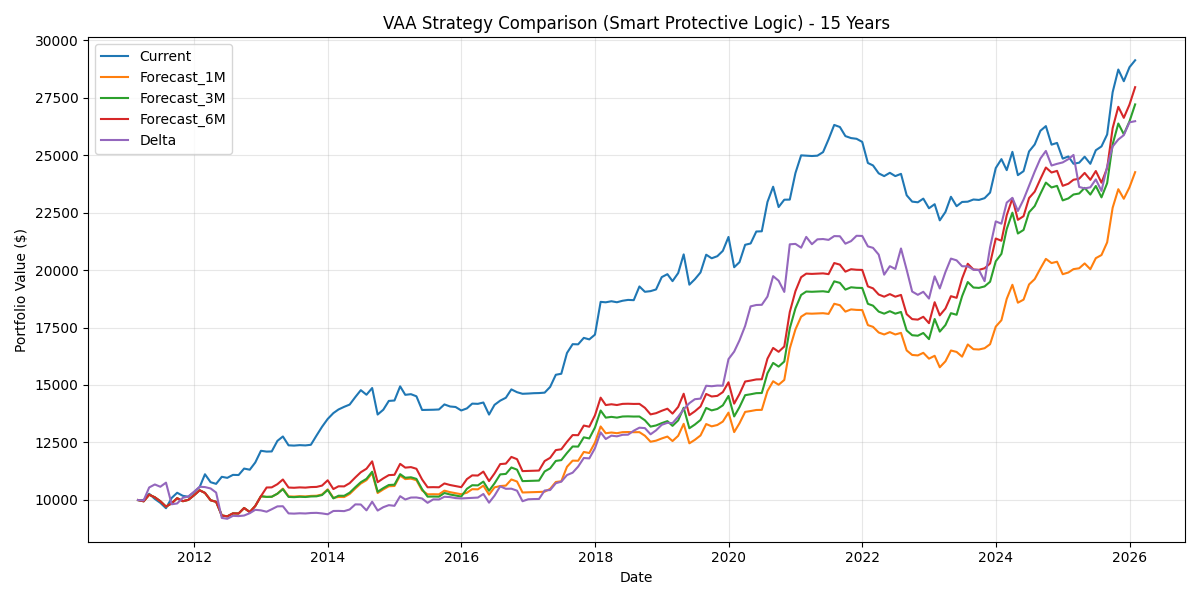

Reproduce this figure in Python.

import pandas as pd
import numpy as np
import matplotlib.pyplot as plt
import yfinance as yf
from datetime import date, timedelta
from dateutil.relativedelta import relativedelta
from data_cache import get_cache
import vaa_agg

def calibrate_ou_and_forecast(series, months=1):
    """
    Calibrates OU parameters and returns the expected value 'months' ahead.
    Uses analytical solution: E[X_{t+T}] = mu + (X_t - mu) * exp(-theta * T)
    """
    if len(series) < 30:
        return series.iloc[-1] # Fallback to current value

    # Regress X_{t+1} on X_t
    x_t = series.values[:-1]
    x_tp1 = series.values[1:]
    
    # Linear regression: x_{t+1} = alpha + beta * x_t
    slope, intercept = np.polyfit(x_t, x_tp1, 1)
    
    # beta = exp(-theta * dt) -> theta = -ln(beta) / dt
    # alpha = mu * (1 - beta) -> mu = alpha / (1 - beta)
    # Assuming dt = 1 day
    
    # Constrain slope to be stable (0 < slope < 1) for mean reversion
    slope = max(min(slope, 0.999), 0.001)
    
    theta = -np.log(slope)
    mu = intercept / (1 - slope)
    
    # Forecast
    current_val = series.iloc[-1]
    T = months * 21 # Trading days
    
    expected_val = mu + (current_val - mu) * np.exp(-theta * T)
    return expected_val

def calculate_momentum_series(hist_data, tickers):
    """
    Calculates the momentum score series for the given tickers using the provided historical data.
    Returns a DataFrame of momentum scores (last 60 days).
    """
    momentum_data = {}
    
    # We need enough data for the longest window (252 days) + buffer for rolling (60 days)
    # Total ~320 days
    recent_data = hist_data.tail(320)
    
    if len(recent_data) < 252:
        return pd.DataFrame()

    for ticker in tickers:
        if ticker not in recent_data.columns:
            continue
            
        prices = recent_data[ticker]
        
        # Calculate rolling returns
        r1 = prices.pct_change(21) * 100
        r3 = prices.pct_change(63) * 100
        r6 = prices.pct_change(126) * 100
        r12 = prices.pct_change(252) * 100
        
        # Weighted momentum
        mom = (r1 * 12) + (r3 * 4) + (r6 * 2) + (r12 * 1)
        momentum_data[ticker] = mom.dropna().tail(60) # Keep last 60 days
        
    return pd.DataFrame(momentum_data)

def select_asset(momentum_df, strategy='current'):
    """
    Selects the best asset from the momentum DataFrame based on the strategy.
    Strategies: 'current', 'forecast_1m', 'forecast_3m', 'forecast_6m', 'delta'
    """
    if momentum_df.empty:
        return None

    if strategy == 'current':
        return momentum_df.iloc[-1].idxmax()
    
    scores = {}
    current_vals = momentum_df.iloc[-1]
    
    for ticker in momentum_df.columns:
        series = momentum_df[ticker]
        
        if strategy == 'forecast_1m':
            scores[ticker] = calibrate_ou_and_forecast(series, months=1)
        elif strategy == 'forecast_3m':
            scores[ticker] = calibrate_ou_and_forecast(series, months=3)
        elif strategy == 'forecast_6m':
            scores[ticker] = calibrate_ou_and_forecast(series, months=6)
        elif strategy == 'delta':
            forecast = calibrate_ou_and_forecast(series, months=1)
            scores[ticker] = forecast - current_vals[ticker]
            
    return pd.Series(scores).idxmax()

def run_backtest():
    print("🚀 Starting Backtest Comparison (With Protective Logic)...")
    
    # Configuration
    agg_tickers = ['SPY', 'EFA', 'EEM', 'AGG']
    prot_tickers = ['LQD', 'IEF', 'SHY']
    all_tickers = list(set(agg_tickers + prot_tickers))
    
    backtest_years = 15
    end_date = pd.Timestamp.today()
    start_date = end_date - pd.DateOffset(years=backtest_years)
    
    # 1. Fetch Data
    print(f"\n📥 Fetching data for {all_tickers} from {start_date.date()}...")
    fetch_start = start_date - pd.DateOffset(days=400)
    
    cache = get_cache()
    price_data = cache.get_incremental_data(all_tickers, fetch_start, end_date)
    
    if price_data.empty:
        print("❌ No data found.")
        return

    # 2. Setup Backtest Timeline
    monthly_prices = price_data.resample('ME').last()
    monthly_dates = monthly_prices.index
    monthly_dates = monthly_dates[monthly_dates >= start_date]
    
    print(f"📅 Running backtest over {len(monthly_dates)} months...")
    
    # Initialize Capitals
    strategies = ['Current', 'Forecast_1M', 'Forecast_3M', 'Forecast_6M', 'Delta']
    capitals = {s: 10000.0 for s in strategies}
    
    equity_curve = {'Date': []}
    for s in strategies:
        equity_curve[s] = []
        
    # Track defensive months
    defensive_months = 0
    
    for i in range(len(monthly_dates) - 1):
        rebal_date = monthly_dates[i]
        next_rebal_date = monthly_dates[i+1]
        
        # Data up to rebalance date
def get_universe_scores(momentum_df):
    """
    Calculates scores for all strategies for a given universe.
    Returns a dict of Series: {'Current': ..., 'Forecast_1M': ..., ...}
    """
    if momentum_df.empty:
        return {}
        
    scores = {
        'Current': momentum_df.iloc[-1],
        'Forecast_1M': pd.Series(dtype=float),
        'Forecast_3M': pd.Series(dtype=float),
        'Forecast_6M': pd.Series(dtype=float),
        'Delta': pd.Series(dtype=float)
    }
    
    current_vals = momentum_df.iloc[-1]
    
    for ticker in momentum_df.columns:
        series = momentum_df[ticker]
        f1 = calibrate_ou_and_forecast(series, months=1)
        f3 = calibrate_ou_and_forecast(series, months=3)
        f6 = calibrate_ou_and_forecast(series, months=6)
        
        scores['Forecast_1M'][ticker] = f1
        scores['Forecast_3M'][ticker] = f3
        scores['Forecast_6M'][ticker] = f6
        scores['Delta'][ticker] = f1 - current_vals[ticker]
        
    return scores

def run_backtest():
    print("🚀 Starting Backtest Comparison (Smart Protective Logic)...")
    
    # Configuration
    agg_tickers = ['SPY', 'EFA', 'EEM', 'AGG']
    prot_tickers = ['LQD', 'IEF', 'SHY']
    all_tickers = list(set(agg_tickers + prot_tickers))
    
    backtest_years = 15
    end_date = pd.Timestamp.today()
    start_date = end_date - pd.DateOffset(years=backtest_years)
    
    # 1. Fetch Data
    print(f"\n📥 Fetching data for {all_tickers} from {start_date.date()}...")
    fetch_start = start_date - pd.DateOffset(days=400)
    
    cache = get_cache()
    price_data = cache.get_incremental_data(all_tickers, fetch_start, end_date)
    
    if price_data.empty:
        print("❌ No data found.")
        return

    # 2. Setup Backtest Timeline
    monthly_prices = price_data.resample('ME').last()
    monthly_dates = monthly_prices.index
    monthly_dates = monthly_dates[monthly_dates >= start_date]
    
    print(f"📅 Running backtest over {len(monthly_dates)} months...")
    
    # Initialize Capitals
    strategies = ['Current', 'Forecast_1M', 'Forecast_3M', 'Forecast_6M', 'Delta']
    capitals = {s: 10000.0 for s in strategies}
    
    equity_curve = {'Date': []}
    for s in strategies:
        equity_curve[s] = []
        
    # Track defensive months per strategy
    defensive_counts = {s: 0 for s in strategies}
    
    for i in range(len(monthly_dates) - 1):
        rebal_date = monthly_dates[i]
        next_rebal_date = monthly_dates[i+1]
        
        # Data up to rebalance date
        hist_data = price_data.loc[:rebal_date]
        
        # 1. Calculate Aggressive Momentum & Scores
        agg_mom_df = calculate_momentum_series(hist_data, agg_tickers)
        if agg_mom_df.empty: continue
        
        agg_scores = get_universe_scores(agg_mom_df)
        
        # 2. Calculate Protective Momentum & Scores (Lazy load if needed, but easier to just calc)
        prot_mom_df = calculate_momentum_series(hist_data, prot_tickers)
        prot_scores = get_universe_scores(prot_mom_df) if not prot_mom_df.empty else {}
        
        selections = {}
        
        for s in strategies:
            # Determine if Defensive
            # Rule: If ANY aggressive asset has negative score (using this strategy's metric), go defensive.
            # Exception: For Delta, we use Forecast_1M for safety check (absolute level), but Delta for ranking.
            
            safety_metric = s
            if s == 'Delta':
                safety_metric = 'Forecast_1M' # Use absolute level for safety
            
            # Check if any aggressive asset is negative
            is_defensive = (agg_scores[safety_metric] < 0).any()
            
            if is_defensive:
                defensive_counts[s] += 1
                # Select best from Protective
                if prot_scores:
                    # For Delta strategy in protective, we still use Delta for ranking
                    selections[s] = prot_scores[s].idxmax()
                else:
                    selections[s] = None # Should not happen
            else:
                # Select best from Aggressive
                selections[s] = agg_scores[s].idxmax()
        
        # 3. Calculate Returns
        price_start = monthly_prices.loc[rebal_date]
        price_end = monthly_prices.loc[next_rebal_date]
        
        equity_curve['Date'].append(next_rebal_date)
        
        for s in strategies:
            ticker = selections[s]
            if ticker:
                ret = (price_end[ticker] / price_start[ticker]) - 1
                capitals[s] *= (1 + ret)
            equity_curve[s].append(capitals[s])

    # 3. Analysis
    df_results = pd.DataFrame(equity_curve).set_index('Date')
    
    print("\n📊 Backtest Results (Smart Protective Logic):")
    print("=" * 60)
    print(f"{'Strategy':<15} | {'Final Balance':<15} | {'Return':<8} | {'Defensive %':<12}")
    print("-" * 60)
    
    for s in strategies:
        final_cap = capitals[s]
        total_ret = (final_cap / 10000) - 1
        def_pct = defensive_counts[s] / len(monthly_dates)
        print(f"{s:<15} | ${final_cap:,.2f}      | +{total_ret:.1%}   | {def_pct:.1%}")
    
    # Plot
    plt.figure(figsize=(12, 6))
    for s in strategies:
        plt.plot(df_results.index, df_results[s], label=s)
        
    plt.title(f'VAA Strategy Comparison (Smart Protective Logic) - {backtest_years} Years')
    plt.xlabel('Date')
    plt.ylabel('Portfolio Value ($)')
    plt.legend()
    plt.grid(True, alpha=0.3)
    plt.tight_layout()
    plt.savefig('backtest_comparison.png')
    print("\n📈 Plot saved to 'backtest_comparison.png'")
    plt.show()

if __name__ == "__main__":
    run_backtest()
